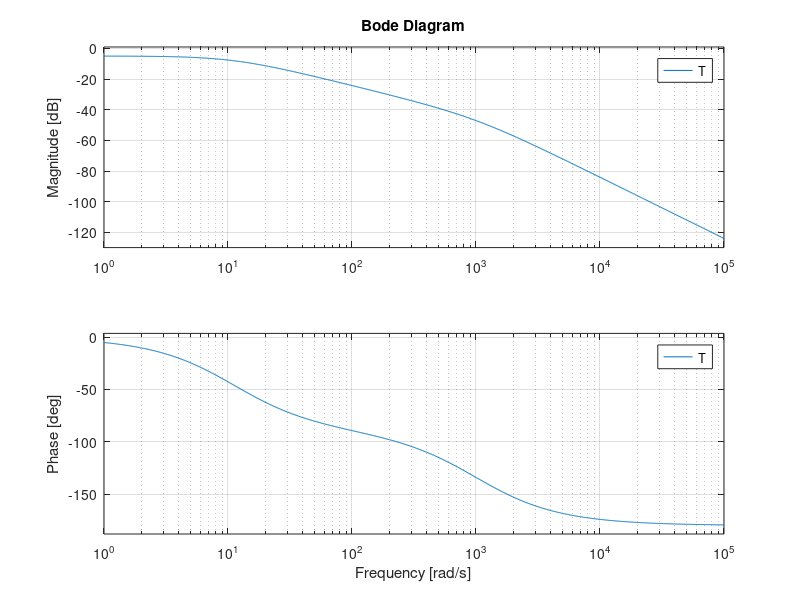

Recreate this plot in MATLAB.
%BANDWIDTH IS FREQUENCY DOMAIN CONCEPT .IT IS THE FREQUENCY WHEN THE SYSTEM
%magnitude IS DEGRADED MORE THAN 3DB from the initial magnitude IN BODE PLOT. DEGRADED MEANS SYSYTEM BECOME BAD
%AT TRACKING THE INPUT SIGNAL.
clear 
clc
close all
P_num=[1256];
P_den=[1 1021 4845];
P=tf(P_num,P_den);
%compensator transfer function
K=5;
C=tf([K],[1]);
%let feedback is 1
T=minreal(C*P/(1+C*P)) %ZERO POLE CANCELLATION,WITHOUT IT ORDER OF TF IS 4
% T=feedback(P*C,1,+1)
figure
bode(T);
grid on
